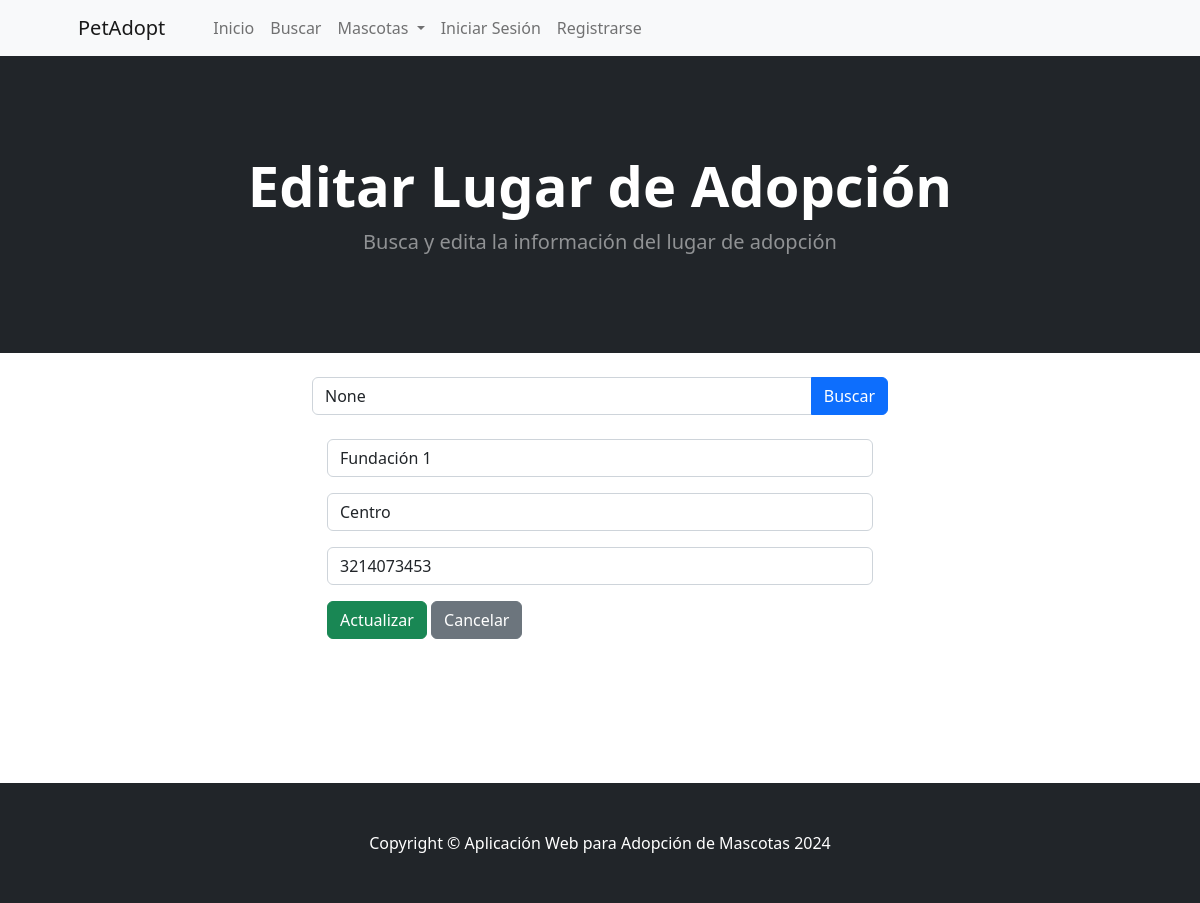
The app's page /lugar/editar/1/ with its own data.
### pag/models.py (models this page shows, shortened)
class LugarAdopcion(models.Model):
    name = models.CharField(max_length=100)
    ubicacion = models.CharField(max_length=200)
    telefono = models.CharField(max_length=20)
    class Meta:
        verbose_name_plural = 'Lugares de Adopcion'

### pag/views.py (the view)
# urls.py: path('lugar/editar/<int:pk>/', views.editar_lugar, name='editar_lugar'),
def editar_lugar(request, pk=None):
    lugar_adopcion = None
    form = None
    query = request.GET.get('query')
    if query:
        lugares = LugarAdopcion.objects.filter(name__icontains=query)
    else:
        lugares = None
    if pk:
        lugar_adopcion = get_object_or_404(LugarAdopcion, pk=pk)
        if request.method == 'POST':
            form = LugarAdopcionForm(request.POST, instance=lugar_adopcion)
            if form.is_valid():
                form.save()
                messages.success(request, 'Lugar de adopción actualizado exitosamente.')
                return redirect('home')  # Cambia 'home' por la URL a la que quieras redirigir
        else:
            form = LugarAdopcionForm(instance=lugar_adopcion)
    return render(request, 'editar_lugar.html', {
        'form': form,
        'lugar_adopcion': lugar_adopcion,
        'lugares': lugares,
        'query': query,
    })

### pag/forms.py
class LugarAdopcionForm(forms.ModelForm):
    class Meta:
        model = LugarAdopcion
        fields = ['name', 'ubicacion', 'telefono']
        labels = {
            'name': '',
            'ubicacion': '',
            'telefono': '',
        }
    def __init__(self, *args, **kwargs):
        super(LugarAdopcionForm, self).__init__(*args, **kwargs)
        self.fields['name'].widget.attrs.update({'class': 'form-control', 'placeholder': 'Nombre del Lugar de Adopción'})
        self.fields['ubicacion'].widget.attrs.update({'class': 'form-control', 'placeholder': 'Ubicación del Lugar'})
        self.fields['telefono'].widget.attrs.update({'class': 'form-control', 'placeholder': 'Teléfono de Contacto'})

### pag/templates/editar_lugar.html (shortened to what this page needs)
{% extends 'base.html' %}
{% block content %}
<header class="bg-dark py-5">
    <div class="container px-4 px-lg-5 my-5">
        <div class="text-center text-white">
            <h1 class="display-4 fw-bolder">Editar Lugar de Adopción</h1>
            <p class="lead fw-normal text-white-50 mb-0">Busca y edita la información del lugar de adopción</p>
        </div>
    </div>
</header>
<div class="container my-4" style="max-width: 600px; margin: 0 auto;">
    <form method="GET" action="{% url 'buscar_lugar' %}">
        <div class="input-group">
            <input type="text" name="query" class="form-control" placeholder="Buscar por nombre del lugar" value="{{ query }}">
            <button type="submit" class="btn btn-primary">Buscar</button>
        </div>
    </form>
</div>
{% if lugar_adopcion %}
    <div class="container">
        <div class="row">
            <div class="col-md-6 offset-md-3">
                <form method="POST">
                    {{ form.as_p }}
                    <button type="submit" class="btn btn-success">Actualizar</button>
                    <a href="{% url 'home' %}" class="btn btn-secondary">Cancelar</a>
                </form>
            </div>
        </div>
    </div>
{% endif %}
<br><br><br><br><br><br>
{% endblock %}

### records on screen
LugarAdopcion: name "Fundación 1", ubicacion "Centro", telefono "3214073453"
